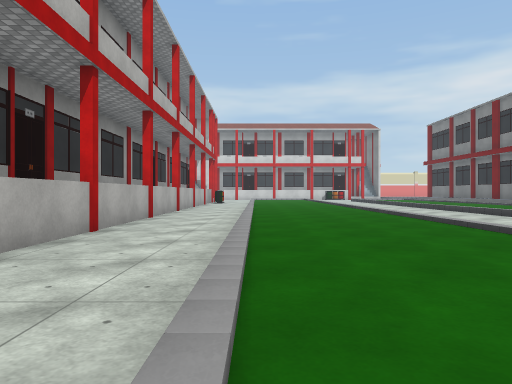
View 1 (above)

24 first-person views from a walk through a scene from a Unity 3-D project. The camera is 1.2 m above the floor, looks level and sees 70° across. The floor is counted in squares, 2 m on a side. Each view is taken from the middle of a square. On the plan, view 1 faces up. The plan holds only what a view shows up to about 10 squares ahead; the rest is blank. The place goes on beyond the plan. Some surface patterns are stand-ins.

View 2
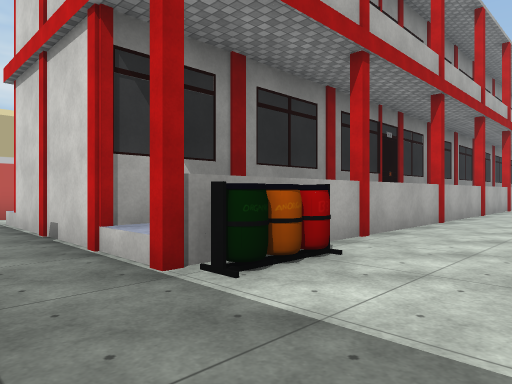

View 3
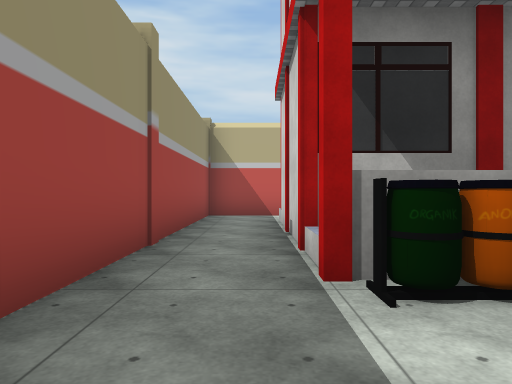

View 4
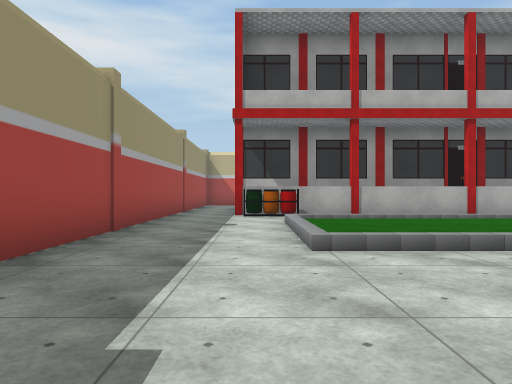

View 5
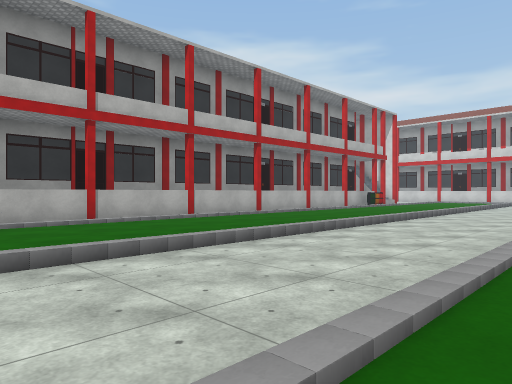

View 6
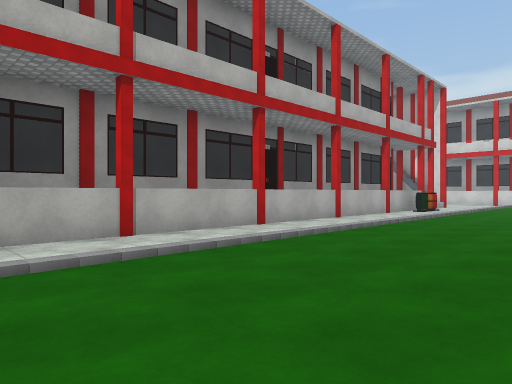

View 7
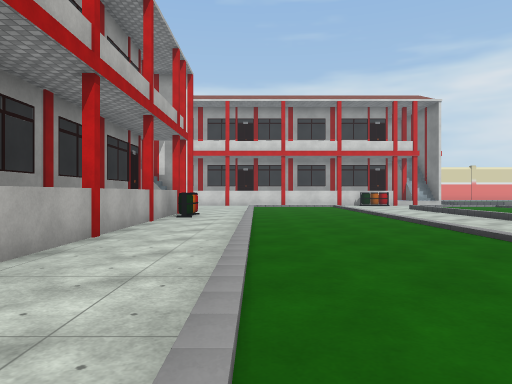

View 8
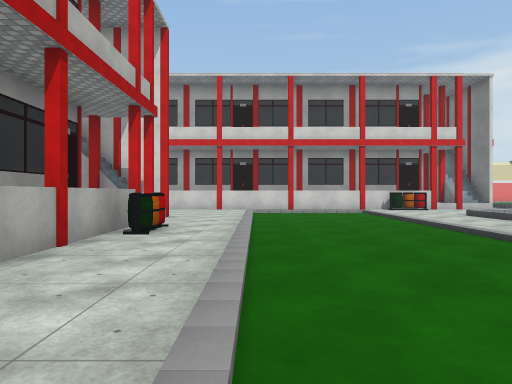

View 9
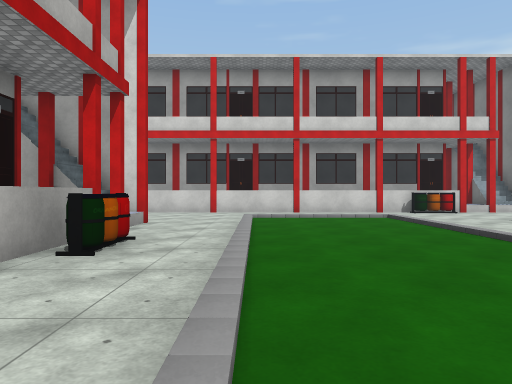

View 10
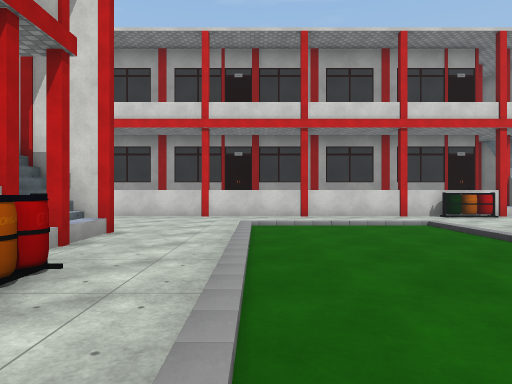

View 11
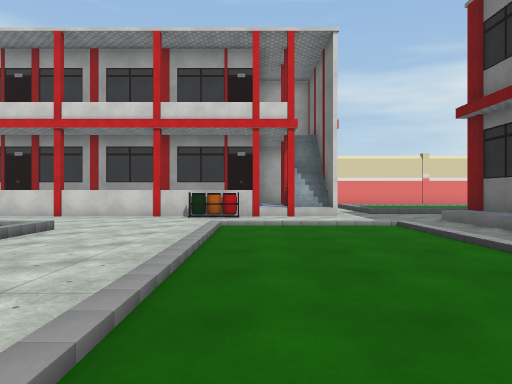

View 12
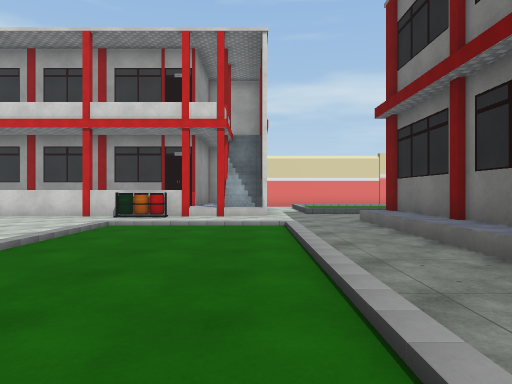

View 13
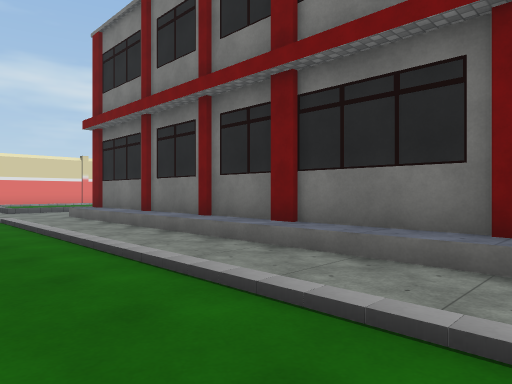

View 14
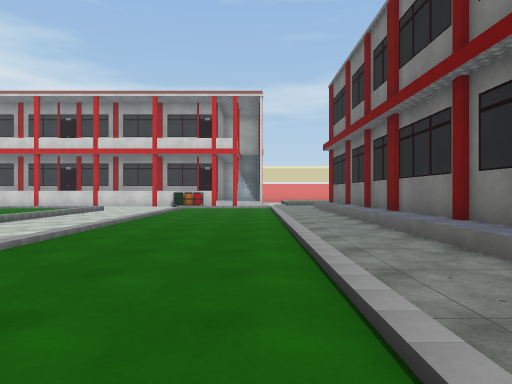

View 15
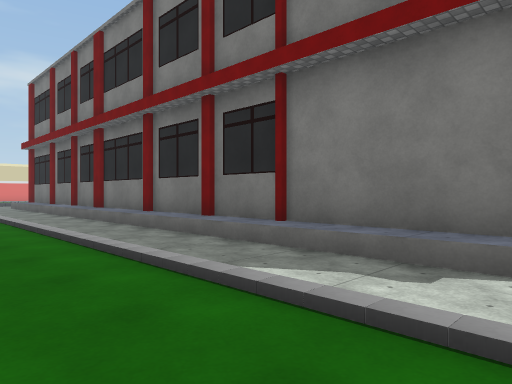

View 16
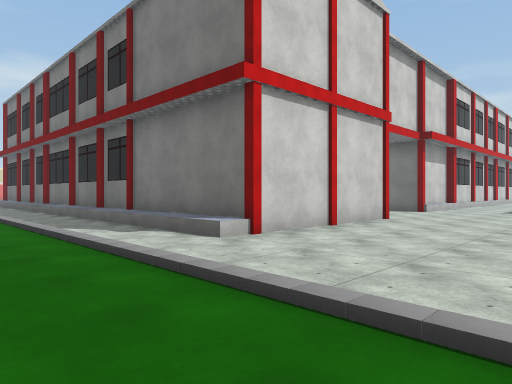

View 17
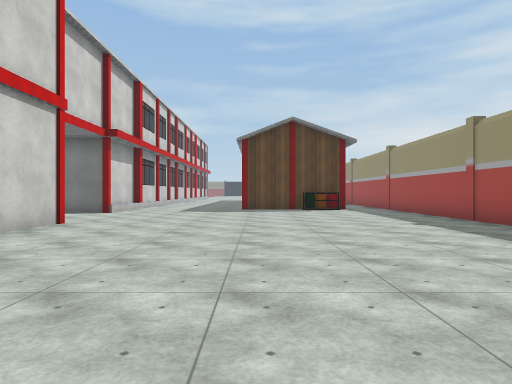

View 18
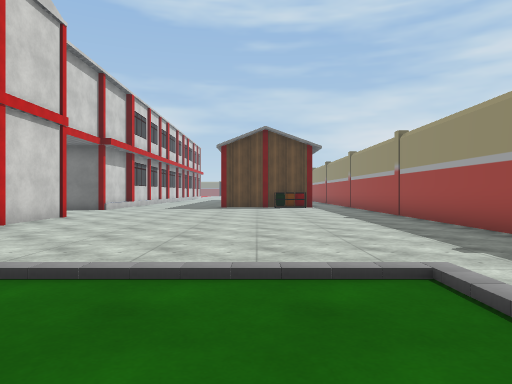

View 19
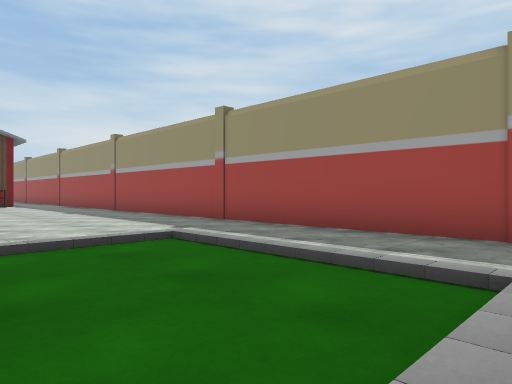

View 20
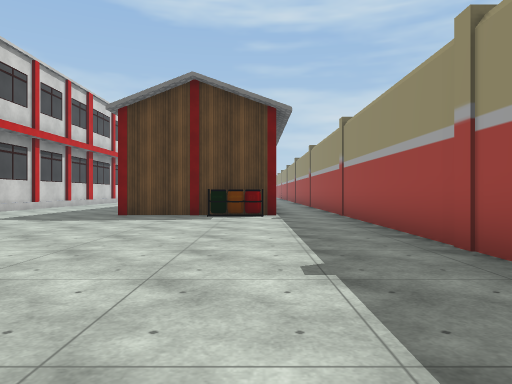

View 21
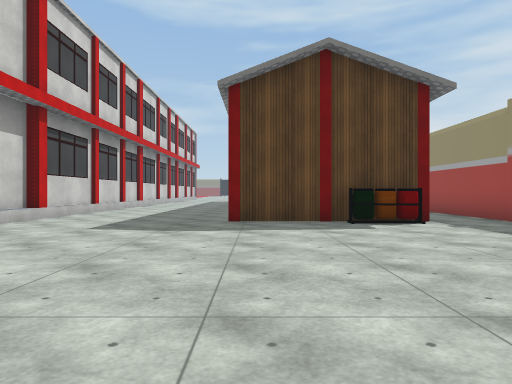

View 22
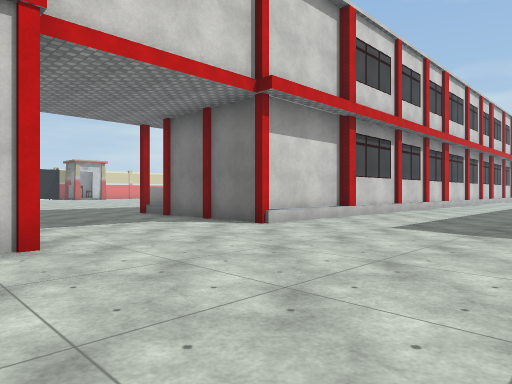

View 23
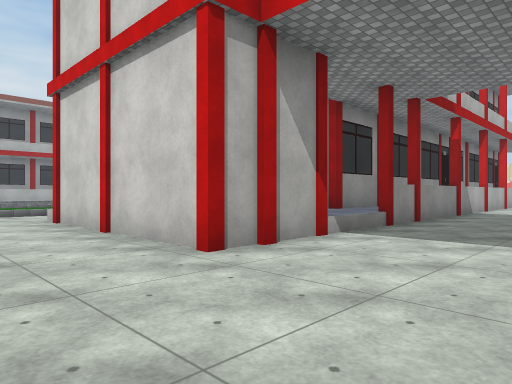

View 24
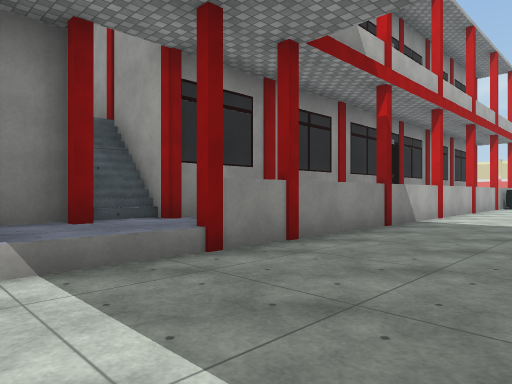

### Floor plan
Key: @ floor where view 1 was taken; # wall or solid block; . main floor; : floor 0.25 m higher than the main floor; + floor 0.5 m higher than the main floor; / step, stairs or slope; = window, fence, low wall or low ledge; ^ raised ledge.
Columns run from 10 left of view 1 to 27 right of it. Each row starts with its distance up from view 1.
 27        ....... #^#  ...
 26        .............../#
 25        ....  .....  ..+#
 24        ...............+#
 23      ###../::/../:::..+#
 22      #//../::/../:::..+#
 21         ../::/../:::..+#
 20       # ^./::/../:::..+#   =.
 19       ###./::/../:::..+### ..
 18       ##../::/../:::..+### #.
 17        #../::/../:::..+### ...
 16        #../::/../:::..+### =..
 15        #../::/  /:::..+### #..
 14        #../::/ ./:::..+### ...
 13        #../::/.. :::..+###+=...
 12        #../::/.. :::..####+=.../
 11        #../::/..  ::..# #/+/...#
 10        #../::/../ ::..# ##+/...#
  9        #../::/../ ::..## # #...#
  8        #../::/../ ::..+#####...######
  7        #../::/../  :.................
  6        #../::/../ ::..................
  5        #../::/../:::..................
  4        #../::/../:::.................
  3        #../::/../:::.............#
  2       ##../::/../:::.............#
  1       ###./::/../:::.............^
  0 #./####+^.@......................^#
 -1 #...................................
 -2 #............... ....................
 -3 ###############  ####################

Where each view was taken, in squares from view 1:
view 1: 0 up, 0 right, facing up
view 2: 2 down, 0 right, facing up-left
view 3: 1 down, 0 right, facing left
view 4: 0 up, 7 right, facing left
view 5: 2 up, 7 right, facing up-left
view 6: 6 up, 3 right, facing up-left
view 7: 9 up, 0 right, facing up
view 8: 13 up, 0 right, facing up
view 9: 15 up, 0 right, facing up
view 10: 17 up, 0 right, facing up
view 11: 17 up, 7 right, facing up
view 12: 17 up, 9 right, facing up
view 13: 15 up, 8 right, facing up-right
view 14: 10 up, 9 right, facing up
view 15: 8 up, 8 right, facing up-right
view 16: 3 up, 8 right, facing up-right
view 17: 3 up, 9 right, facing right
view 18: 2 up, 7 right, facing right
view 19: 3 up, 6 right, facing down-right
view 20: 0 up, 14 right, facing right
view 21: 3 up, 16 right, facing right
view 22: 3 up, 16 right, facing up-right
view 23: 5 up, 20 right, facing up-left
view 24: 9 up, 20 right, facing up-left
